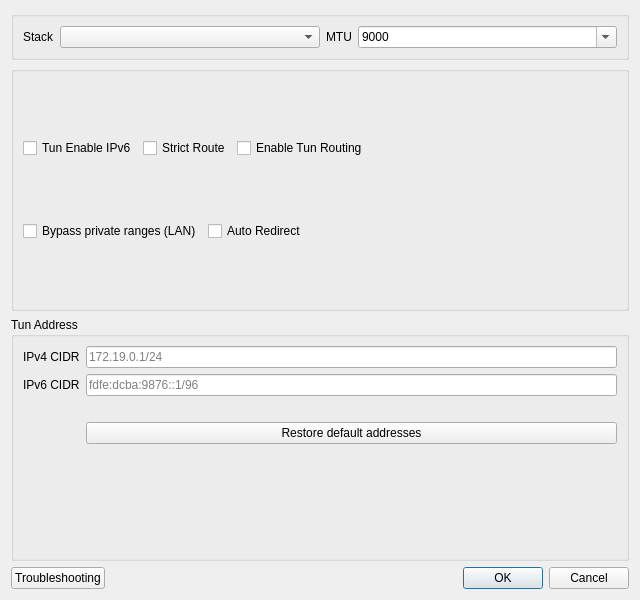
<?xml version="1.0" encoding="UTF-8"?>
<ui version="4.0">
 <class>DialogVPNSettings</class>
 <widget class="QDialog" name="DialogVPNSettings">
  <property name="geometry">
   <rect>
    <x>0</x>
    <y>0</y>
    <width>640</width>
    <height>600</height>
   </rect>
  </property>
  <property name="windowTitle">
   <string>Tun Settings</string>
  </property>
  <layout class="QVBoxLayout" name="verticalLayout">
   <item>
    <widget class="QGroupBox" name="groupBox">
     <property name="sizePolicy">
      <sizepolicy hsizetype="Preferred" vsizetype="Maximum">
       <horstretch>0</horstretch>
       <verstretch>0</verstretch>
      </sizepolicy>
     </property>
     <layout class="QHBoxLayout" name="horizontalLayout_5">
      <item>
       <widget class="QLabel" name="label_4">
        <property name="sizePolicy">
         <sizepolicy hsizetype="Maximum" vsizetype="Preferred">
          <horstretch>0</horstretch>
          <verstretch>0</verstretch>
         </sizepolicy>
        </property>
        <property name="text">
         <string>Stack</string>
        </property>
       </widget>
      </item>
      <item>
       <widget class="QComboBox" name="vpn_implementation">
        <property name="editable">
         <bool>false</bool>
        </property>
       </widget>
      </item>
      <item>
       <widget class="QLabel" name="label_10">
        <property name="sizePolicy">
         <sizepolicy hsizetype="Maximum" vsizetype="Preferred">
          <horstretch>0</horstretch>
          <verstretch>0</verstretch>
         </sizepolicy>
        </property>
        <property name="text">
         <string notr="true">MTU</string>
        </property>
       </widget>
      </item>
      <item>
       <widget class="QComboBox" name="vpn_mtu">
        <property name="editable">
         <bool>true</bool>
        </property>
        <item>
         <property name="text">
          <string notr="true">9000</string>
         </property>
        </item>
        <item>
         <property name="text">
          <string notr="true">1500</string>
         </property>
        </item>
       </widget>
      </item>
     </layout>
    </widget>
   </item>
   <item>
    <widget class="QGroupBox" name="horizontalGroupBox_2">
     <layout class="QVBoxLayout" name="checksVLayout">
      <item>
       <layout class="QHBoxLayout" name="checksRow1">
        <item>
         <widget class="QCheckBox" name="vpn_ipv6">
          <property name="text">
           <string>Tun Enable IPv6</string>
          </property>
         </widget>
        </item>
        <item>
         <widget class="QCheckBox" name="strict_route">
          <property name="text">
           <string>Strict Route</string>
          </property>
         </widget>
        </item>
        <item>
         <widget class="QCheckBox" name="tun_routing">
          <property name="toolTip">
           <string>&lt;html&gt;&lt;head/&gt;&lt;body&gt;&lt;p&gt;When enabled, Direct IP CIDRs and rule sets will also be added to the Tun setting to be excluded at OS routing level. IMPORTANT: Large rule sets have been reported to cause massive CPU usage in windows, please enable this option with caution.&lt;/p&gt;&lt;/body&gt;&lt;/html&gt;</string>
          </property>
          <property name="text">
           <string>Enable Tun Routing</string>
          </property>
         </widget>
        </item>
        <item>
         <spacer name="checksRow1Spacer">
          <property name="orientation">
           <enum>Qt::Orientation::Horizontal</enum>
          </property>
          <property name="sizeHint" stdset="0">
           <size>
            <width>40</width>
            <height>20</height>
           </size>
          </property>
         </spacer>
        </item>
       </layout>
      </item>
      <item>
       <layout class="QHBoxLayout" name="checksRow2">
        <item>
         <widget class="QCheckBox" name="disable_priv_range">
          <property name="toolTip">
           <string>&lt;html&gt;&lt;head/&gt;&lt;body&gt;&lt;p&gt;When checked, LAN/private ranges bypass Tun at the OS route level. External internet still goes through Tun. Uncheck to force private ranges into the Core as well.&lt;/p&gt;&lt;/body&gt;&lt;/html&gt;</string>
          </property>
          <property name="text">
           <string>Bypass private ranges (LAN)</string>
          </property>
         </widget>
        </item>
        <item>
         <widget class="QCheckBox" name="auto_redirect">
          <property name="toolTip">
           <string>&lt;html&gt;&lt;head/&gt;&lt;body&gt;&lt;p&gt;Required on newer Linux kernels for the system and mixed stacks to pass traffic. While enabled, this machine cannot be used as a network gateway for other devices.&lt;/p&gt;&lt;/body&gt;&lt;/html&gt;</string>
          </property>
          <property name="text">
           <string>Auto Redirect</string>
          </property>
         </widget>
        </item>
        <item>
         <spacer name="checksRow2Spacer">
          <property name="orientation">
           <enum>Qt::Orientation::Horizontal</enum>
          </property>
          <property name="sizeHint" stdset="0">
           <size>
            <width>40</width>
            <height>20</height>
           </size>
          </property>
         </spacer>
        </item>
       </layout>
      </item>
     </layout>
    </widget>
   </item>
   <item>
    <widget class="QGroupBox" name="tunAddressGroupBox">
     <property name="title">
      <string>Tun Address</string>
     </property>
     <layout class="QFormLayout" name="formLayout">
      <item row="0" column="0">
       <widget class="QLabel" name="label_tun_ipv4">
        <property name="text">
         <string>IPv4 CIDR</string>
        </property>
       </widget>
      </item>
      <item row="0" column="1">
       <widget class="QLineEdit" name="tun_ipv4_cidr">
        <property name="placeholderText">
         <string notr="true">172.19.0.1/24</string>
        </property>
       </widget>
      </item>
      <item row="1" column="0">
       <widget class="QLabel" name="label_tun_ipv6">
        <property name="text">
         <string>IPv6 CIDR</string>
        </property>
       </widget>
      </item>
      <item row="1" column="1">
       <widget class="QLineEdit" name="tun_ipv6_cidr">
        <property name="placeholderText">
         <string notr="true">fdfe:dcba:9876::1/96</string>
        </property>
       </widget>
      </item>
      <item row="2" column="1">
       <widget class="QLabel" name="tun_cidr_hint">
        <property name="styleSheet">
         <string notr="true">color: #b36b00;</string>
        </property>
        <property name="wordWrap">
         <bool>true</bool>
        </property>
        <property name="text">
         <string/>
        </property>
       </widget>
      </item>
      <item row="3" column="1">
       <widget class="QPushButton" name="restore_default_addresses">
        <property name="text">
         <string>Restore default addresses</string>
        </property>
       </widget>
      </item>
     </layout>
    </widget>
   </item>
   <item>
    <layout class="QHBoxLayout" name="horizontalLayout_3">
     <item>
      <widget class="QPushButton" name="troubleshooting">
       <property name="text">
        <string>Troubleshooting</string>
       </property>
      </widget>
     </item>
     <item>
      <widget class="QDialogButtonBox" name="buttonBox">
       <property name="standardButtons">
        <set>QDialogButtonBox::StandardButton::Cancel|QDialogButtonBox::StandardButton::Ok</set>
       </property>
      </widget>
     </item>
    </layout>
   </item>
  </layout>
 </widget>
 <tabstops>
  <tabstop>vpn_implementation</tabstop>
  <tabstop>vpn_mtu</tabstop>
  <tabstop>vpn_ipv6</tabstop>
  <tabstop>tun_ipv4_cidr</tabstop>
  <tabstop>tun_ipv6_cidr</tabstop>
  <tabstop>restore_default_addresses</tabstop>
  <tabstop>strict_route</tabstop>
  <tabstop>troubleshooting</tabstop>
 </tabstops>
 <resources/>
 <connections>
  <connection>
   <sender>buttonBox</sender>
   <signal>rejected()</signal>
   <receiver>DialogVPNSettings</receiver>
   <slot>reject()</slot>
   <hints>
    <hint type="sourcelabel">
     <x>399</x>
     <y>575</y>
    </hint>
    <hint type="destinationlabel">
     <x>399</x>
     <y>299</y>
    </hint>
   </hints>
  </connection>
  <connection>
   <sender>buttonBox</sender>
   <signal>accepted()</signal>
   <receiver>DialogVPNSettings</receiver>
   <slot>accept()</slot>
   <hints>
    <hint type="sourcelabel">
     <x>399</x>
     <y>575</y>
    </hint>
    <hint type="destinationlabel">
     <x>399</x>
     <y>299</y>
    </hint>
   </hints>
  </connection>
 </connections>
</ui>
